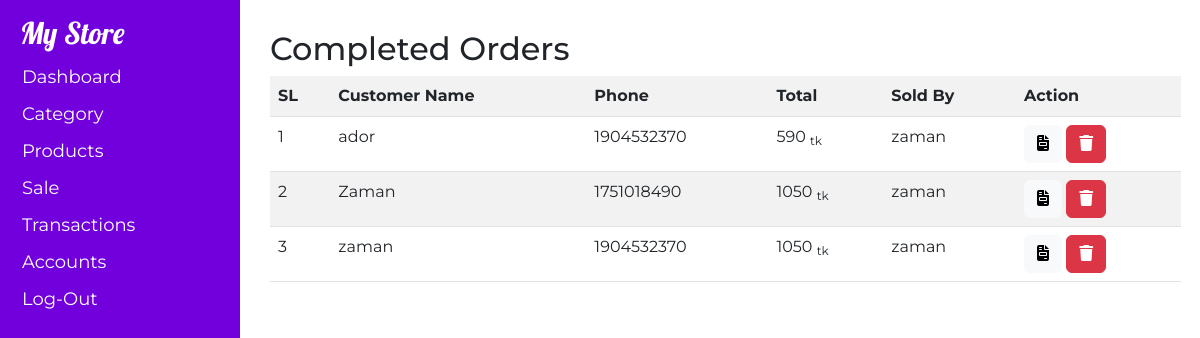
/View/transaction.php, run on the app's committed database.
### tables this page shows
CREATE TABLE `orders` (
  `id` int(25) NOT NULL,
  `name` varchar(255) NOT NULL,
  `phone` int(25) NOT NULL,
  `user` varchar(255) NOT NULL,
  `p_name` varchar(255) NOT NULL,
  `img` varchar(255) NOT NULL,
  `price` varchar(255) NOT NULL,
  `qty` varchar(255) NOT NULL DEFAULT '1',
  `length` int(11) NOT NULL DEFAULT 1,
  `total` int(11) NOT NULL
);

### Model/complete-order.php (called while the page is built)
<?php
    include('server.php');
    $sql = "SELECT * FROM orders ORDER BY id DESC";
    $query = mysqli_query($conn, $sql);
    $result= mysqli_num_rows($query);
    $count = 0;
?>

### View/transaction.php (the view, shortened to what this page needs)
<?php include('bodyFirst.php');?>
    <div class="main-div">
        <?php include('leftpart.php'); ?>
        <div class="right-side">
            <div class="product-list">
             <h2>Completed Orders</h2>
             <table class="table table-striped">
                <?php include('../model/complete-order.php'); if($result>0){?>
                <tr>
                    <th>SL</th>
                    <th>Customer Name</th>
                    <th>Phone</th>
                    <th>Total</th>
                    <th>Sold By</th>
                    <th>Action</th>
                </tr>
                <?php while($row=mysqli_fetch_assoc($query)){$count++;?>
                <tr>
                    <td><?php echo $count;?></td>
                    <td><?php echo $row['name']?></td>
                    <td><?php echo $row['phone']?></td>
                    <td><?php echo $row['total']?> <sub>tk</sub></td>
                    <td><?php echo $row['user']?></td>
                    <td>
                        <a href="binvoice.php?invoice=<?php echo $row['id'];?>" class="btn btn-light" title="More"><i class="fa-solid fa-file-invoice"></i></a>
                        <a href="#" data-id="<?php echo $row['id']?>" class="btn btn-danger dlt-btn" title="Delete"><i class="fa-solid fa-trash"></i></a>
                    </td>
                </tr>
             <?php }}?>
             </table>
            </div>
        </div>
    </div>
<?php include('bodyEnd.php');?>

### style.css (style rules this page uses)
body * { font-family: 'Montserrat', sans-serif; position: relative; }
.right-side { width: 80%; float:right; padding-left: 30px; padding-top: 30px; }
.product-list { width: 98%; }

### data on the page
orders: name "ador", phone "1904532370", total "590", user "zaman"
orders: name "Zaman", phone "1751018490", total "1050", user "zaman"
orders: name "zaman", phone "1904532370", total "1050", user "zaman"
